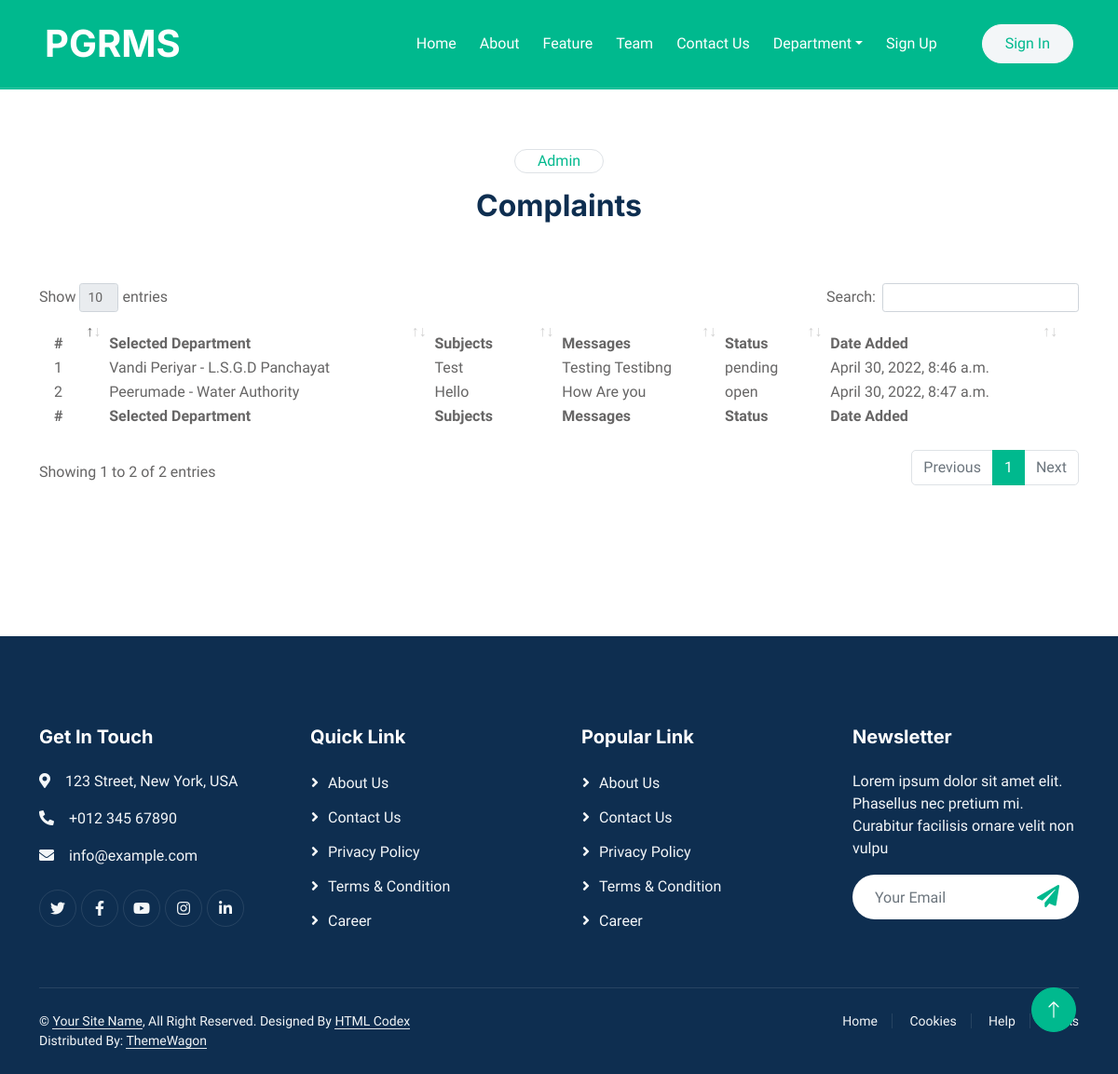
Screenshot of /admin2022/list-complaints with the database file from the repository.
### public/models.py (models this page shows, shortened)
class Complaints(models.Model):
    unique_id=models.AutoField(primary_key=True, null=False)
    complaints_subject=models.CharField(max_length=255, default='null', null=False)
    complaints_text=models.TextField(default='null', null=False)
    selected_department = models.ForeignKey(Departments, on_delete=models.CASCADE)
    public_user = models.ForeignKey(Registration, on_delete=models.CASCADE)
    date_added = models.DateTimeField(default=now, editable=False)
    reply = models.TextField(default='null', null=True)
    status_choices = [
        ('open', 'Open'),
        ('pending', 'Pending'),
        ('closed', 'Closed'),
    ]
    status = models.CharField(max_length=15, choices=status_choices, default="open")

### site_admin/models.py (models this page shows)
class Departments(models.Model):
    unique_id=models.AutoField(primary_key=True, null=False)
    department_name=models.CharField(max_length=255, null=False)
    location=models.ForeignKey(Location, on_delete=models.CASCADE)
    date_added = models.DateTimeField(default=now, editable=False)
    def __str__(self):
        return self.department_name

class Location(models.Model):
    unique_id=models.AutoField(primary_key=True, null=False)
    location=models.CharField(max_length=255, null=False)
    date_added = models.DateTimeField(default=now, editable=False)
    def __str__(self):
        return self.location

### site_admin/views.py (the view)
# urls.py: path('list-complaints', views.list_complaints, name="list_complaints"),
def list_complaints(request):
    datalist = User_Complaints.objects.all()
    context = { 'datalist': datalist }
    return render(request,'site_admin/list-complaints.html', context)

### templates/site_admin/list-complaints.html (shortened to what this page needs)
{% extends 'layout.html' %}
{% load static %}
{% block custom-style %}
<link href="{% static 'lib/datatables/datatables.css' %}" rel="stylesheet">
{% endblock %}
{% block content %}
    <div class="container-xxl bg-white p-0">
        <div class="container-xxl position-relative p-0">
            {% include 'includes/menu.html'  %}
            <div class="container-xxl bg-primary page-header">
            </div>
        </div>
        <div class="container-xxl py-5">
            <div class="container">
                <div class="mx-auto text-center wow fadeInUp" data-wow-delay="0.1s" style="max-width: 600px;">
                    <div class="d-inline-block border rounded-pill text-primary px-4 mb-3">Admin</div>
                    <h2 class="mb-5">Complaints</h2>
                </div>
                <div class="row justify-content-center">
                <div class="col-md-12 py-3">
                {% if datalist.count > 0 %}
                <table id="example" class="stripe" style="width:100%; background-color: white; padding: 15px;">
                      <thead>
                          <tr>
                              <th>#</th>
                              <th>Selected Department</th>
                              <th>Subjects</th>
                              <th>Messages</th>
                              <th>Status</th>
                              <th>Date Added</th>
                          </tr>
                      </thead>
                      <tbody>
                        {% for row in datalist %}
                           <tr>
                              <td>{{ forloop.counter }}</td>
                              <td>{{ row.selected_department.location }} - {{ row.selected_department }}</td>
                              <td>{{ row.complaints_subject }}</td>
                              <td>{{ row.complaints_text }}</td>
                              <td>{{ row.status }}</td>
                              <td>{{ row.date_added }}</td>
                          </tr>
                        {% endfor %}
                      </tbody>
                      <tfoot>
                          <tr>
                            <th>#</th>
                            <th>Selected Department</th>
                            <th>Subjects</th>
                            <th>Messages</th>
                            <th>Status</th>
                            <th>Date Added</th>
                          </tr>
                      </tfoot>
                  </table>
                {% else %}
                <b>No complaints added yet</b>
                {% endif %}
                </div>
                </div>
            </div>
        </div>
        {% include 'includes/footer.html'  %}
        <a href="#" class="btn btn-lg btn-primary btn-lg-square back-to-top"><i class="bi bi-arrow-up"></i></a>
        </div>
{% endblock %}

### templates/layout.html (shortened to what this page needs)
{% load static %}
<!DOCTYPE html>
<html lang="en">
<head>
    <link href="https://cdnjs.cloudflare.com/ajax/libs/font-awesome/5.10.0/css/all.min.css" rel="stylesheet">
    <link href="https://cdn.jsdelivr.net/npm/bootstrap-icons@1.4.1/font/bootstrap-icons.css" rel="stylesheet">
    <link href="{% static 'lib/animate/animate.min.css' %}" rel="stylesheet">
    <link href="{% static 'lib/owlcarousel/assets/owl.carousel.min.css' %}" rel="stylesheet">
    <link href="{% static 'css/bootstrap.min.css' %}" rel="stylesheet">
    <link href="{% static 'css/style.css' %}" rel="stylesheet">
    {% block custom-style %}
    {% endblock %}
</head>
<body>
    {% block content %}
    {% endblock %}
</body>
</html>

### templates/includes/menu.html (shortened to what this page needs)
<nav class="navbar navbar-expand-lg navbar-light px-4 px-lg-5 py-3 py-lg-0">
    <a href="" class="navbar-brand p-0">
        <h1 class="m-0">PGRMS</h1>
    </a>
    <div class="collapse navbar-collapse" id="navbarCollapse">
        {% if 'is_logged_in' in request.session and request.session.usertype == 'admin' %}
        <div class="navbar-nav ms-auto py-0">
          <a href="{% url 'site_admin:dashboard' %}" class="nav-item nav-link {% if request.resolver_match.url_name == 'dashboard' %}active{% endif %}">Dashboard</a>
          <a href="{% url 'site_admin:list_public_user' %}" class="nav-item nav-link {% if request.resolver_match.url_name == 'list_public_user' %}active{% endif %}">Public User</a>
          <a href="{% url 'site_admin:list_dep_user' %}" class="nav-item nav-link {% if request.resolver_match.url_name == 'list_dep_user' %}active{% endif %}">Department User</a>
          <a href="{% url 'site_admin:list_complaints' %}" class="nav-item nav-link {% if request.resolver_match.url_name == 'list_complaints' %}active{% endif %}">Complaints</a>
          <a href="{% url 'site_admin:add_location' %}" class="nav-item nav-link {% if request.resolver_match.url_name == 'add_location' %}active{% endif %}">Add Location</a>
          <a href="{% url 'site_admin:add_department' %}" class="nav-item nav-link {% if request.resolver_match.url_name == 'add_department' %}active{% endif %}">Add Departments</a>
        </div>
        <a href="{% url 'site_admin:logout' %}" class="btn btn-light rounded-pill text-primary py-2 px-4 ms-lg-5">Sign Out</a>
        {% else %}
        <div class="navbar-nav ms-auto py-0">
            <a href="{% url 'index:home' %}" class="nav-item nav-link {% if request.resolver_match.url_name == 'home' %}active{% endif %}">Home</a>
            <a href="{% url 'index:about' %}" class="nav-item nav-link {% if request.resolver_match.url_name == 'about' %}active{% endif %}">About</a>
            <a href="{% url 'index:feature' %}" class="nav-item nav-link {% if request.resolver_match.url_name == 'feature' %}active{% endif %}">Feature</a>
            <a href="{% url 'index:team' %}" class="nav-item nav-link {% if request.resolver_match.url_name == 'team' %}active{% endif %}">Team</a>
            <a href="{% url 'index:contact_us' %}" class="nav-item nav-link {% if request.resolver_match.url_name == 'contact_us' %}active{% endif %}">Contact Us</a>
            <div class="nav-item dropdown">
                <a href="#" class="nav-link dropdown-toggle" data-bs-toggle="dropdown">Department</a>
            </div>
            <a href="{% url 'public:signup' %}" class="nav-item nav-link {% if request.resolver_match.url_name == 'public/signup' %}active{% endif %}">Sign Up</a>
        </div>
        <a href="{% url 'public:signin' %}" class="btn btn-light rounded-pill text-primary py-2 px-4 ms-lg-5 {% if request.resolver_match.url_name == 'public/signin' %}active{% endif %}">Sign In</a>
        {% endif %}
    </div>
</nav>

### templates/includes/footer.html
<div class="container-fluid bg-dark text-light footer pt-5 wow fadeIn" data-wow-delay="0.1s" style="margin-top: 6rem;">
    <div class="container py-5">
        <div class="row g-5">
            <div class="col-md-6 col-lg-3">
                <h5 class="text-white mb-4">Get In Touch</h5>
                <p><i class="fa fa-map-marker-alt me-3"></i>123 Street, New York, USA</p>
                <p><i class="fa fa-phone-alt me-3"></i>+012 345 67890</p>
                <p><i class="fa fa-envelope me-3"></i>info@example.com</p>
                <div class="d-flex pt-2">
                    <a class="btn btn-outline-light btn-social" href=""><i class="fab fa-twitter"></i></a>
                    <a class="btn btn-outline-light btn-social" href=""><i class="fab fa-facebook-f"></i></a>
                    <a class="btn btn-outline-light btn-social" href=""><i class="fab fa-youtube"></i></a>
                    <a class="btn btn-outline-light btn-social" href=""><i class="fab fa-instagram"></i></a>
                    <a class="btn btn-outline-light btn-social" href=""><i class="fab fa-linkedin-in"></i></a>
                </div>
            </div>
            <div class="col-md-6 col-lg-3">
                <h5 class="text-white mb-4">Quick Link</h5>
                <a class="btn btn-link" href="">About Us</a>
                <a class="btn btn-link" href="">Contact Us</a>
                <a class="btn btn-link" href="">Privacy Policy</a>
                <a class="btn btn-link" href="">Terms & Condition</a>
                <a class="btn btn-link" href="">Career</a>
            </div>
            <div class="col-md-6 col-lg-3">
                <h5 class="text-white mb-4">Popular Link</h5>
                <a class="btn btn-link" href="">About Us</a>
                <a class="btn btn-link" href="">Contact Us</a>
                <a class="btn btn-link" href="">Privacy Policy</a>
                <a class="btn btn-link" href="">Terms & Condition</a>
                <a class="btn btn-link" href="">Career</a>
            </div>
            <div class="col-md-6 col-lg-3">
                <h5 class="text-white mb-4">Newsletter</h5>
                <p>Lorem ipsum dolor sit amet elit. Phasellus nec pretium mi. Curabitur facilisis ornare velit non vulpu</p>
                <div class="position-relative w-100 mt-3">
                    <input class="form-control border-0 rounded-pill w-100 ps-4 pe-5" type="text" placeholder="Your Email" style="height: 48px;">
                    <button type="button" class="btn shadow-none position-absolute top-0 end-0 mt-1 me-2"><i class="fa fa-paper-plane text-primary fs-4"></i></button>
                </div>
            </div>
        </div>
    </div>
    <div class="container">
        <div class="copyright">
            <div class="row">
                <div class="col-md-6 text-center text-md-start mb-3 mb-md-0">
                    &copy; <a class="border-bottom" href="#">Your Site Name</a>, All Right Reserved.
      Designed By <a class="border-bottom" href="https://htmlcodex.com">HTML Codex</a>
                    <br>Distributed By: <a class="border-bottom" href="https://themewagon.com" target="_blank">ThemeWagon</a>
                </div>
                <div class="col-md-6 text-center text-md-end">
                    <div class="footer-menu">
                        <a href="">Home</a>
                        <a href="">Cookies</a>
                        <a href="">Help</a>
                        <a href="">FQAs</a>
                    </div>
                </div>
            </div>
        </div>
    </div>
</div>

### static/css/style.css (style rules this page uses)
:root { --primary: #00B98E; --light: #F3F6F8; --dark: #0E2E50; }
.back-to-top { position: fixed; display: none; right: 45px; bottom: 45px; z-index: 99; }
.btn { font-weight: 500; transition: .5s; }
.btn.btn-primary, .btn.btn-outline-primary:hover { color: #FFFFFF; }
.btn-lg-square { width: 48px; height: 48px; }
.btn-square, .btn-sm-square, .btn-lg-square { padding: 0; display: flex; align-items: center; justify-content: center; font-weight: normal; border-radius: 50px; }
.navbar .navbar-nav .nav-link { position: relative; margin-left: 25px; padding: 35px 0; color: #FFFFFF; font-weight: 500; outline: none; transition: .5s; }
.navbar .navbar-brand h1 { color: #FFFFFF; }
@media (min-width: 992px) { .navbar { position: absolute; width: 100%; top: 0; left: 0; border-bottom: 1px solid rgba(256, 256, 256, .2); z-index: 999; } }
@media (min-width: 992px) { .navbar .navbar-nav .nav-link::before { position: absolute; content: ""; width: 100%; height: 2px; bottom: 10px; left: 0; background: #FFFFFF; opacity: 0; transition: .5s; } }
.page-header { margin-bottom: 1rem; padding: 6rem 0 0 0; }
.footer .btn.btn-social { margin-right: 5px; width: 40px; height: 40px; display: flex; align-items: center; justify-content: center; color: var(--light); border: 1px solid rgba(256, 256, 256, .1); border-radius: 40px; transition: .3s; }
.footer .btn.btn-link { display: block; margin-bottom: 10px; padding: 0; text-align: left; color: var(--light); font-weight: normal; transition: .3s; }
.footer .btn.btn-link::before { position: relative; content: "\f105"; font-family: "Font Awesome 5 Free"; font-weight: 900; margin-right: 10px; }
.footer .copyright { padding: 25px 0; font-size: 14px; border-top: 1px solid rgba(256, 256, 256, .1); }
.footer .copyright a { color: var(--light); }
.footer .footer-menu a { margin-right: 15px; padding-right: 15px; border-right: 1px solid rgba(255, 255, 255, .1); }
.footer .footer-menu a:last-child { margin-right: 0; padding-right: 0; border-right: none; }

### rows the page displays
Complaints: selected_department.location "Vandi Periyar", selected_department "L.S.G.D Panchayat", complaints_subject "Test", complaints_text "Testing Testibng", status "pending", date_added "April 30, 2022, 8:46 a.m."
Complaints: selected_department.location "Peerumade", selected_department "Water Authority", complaints_subject "Hello", complaints_text "How Are you", status "open", date_added "April 30, 2022, 8:47 a.m."
